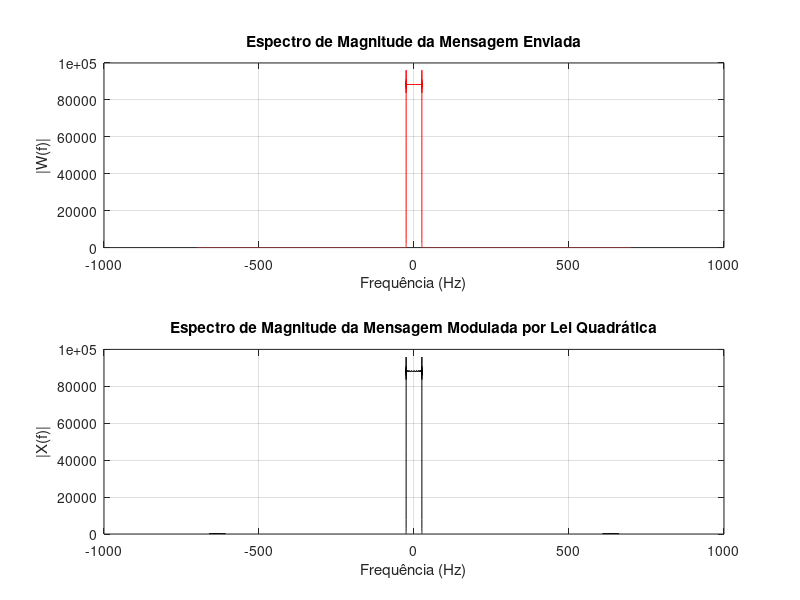

This figure's MATLAB source:
pkg load signal
% Parâmetros
fs = 44100;         % Frequência de amostragem (10 kHz)
Ts = 1/fs;
t_max = 2;              % Tamanho da janela temporal

% Parâmetros da mensagem
B = 800;            % Largura de banda desejada para a mensagem(200 Hz)
Tb = 0.1;

% Tempo de -50 ms a 50 ms
t = -t_max:Ts:t_max;

% Mensagens
A1 = 2;
A2 = 2;
m1 = A1*sin(2*pi * B * t) ./ (pi * t);
m1(t == 0) = 2*A1*B; % Corrigir o ponto onde t == 0 para evitar NaN


m2 = A2*sin(2*pi * B * (t-Tb)) ./ (pi * (t-Tb));
m2(t == Tb) = 2*A2*B; % Corrigir o ponto onde t == 0 para evitar NaN


% Transmissor

% Seno e cosseno demoduladores
fc = 10000;
c = cos(2*pi*fc*t);
s = sin(2*pi*fc*t);

v1 = m1.*c;
v2 = m2.*s;

v = v1 + v2;



% Demodulador

gamma = 0;
phi = pi;
f0 = fc;
c_d = cos(2*pi*(f0+gamma)*t+phi);
s_d = sin(2*pi*(f0+gamma)*t+phi);

x1 = v.*c_d;
x2= v.*s_d;


% Filtro passa-baixas
% Frequências do projeto
Fn = fs/2;
deltaf_2 = 300;
fp = (B + deltaf_2);
fs = (fp + deltaf_2);

%Normalização das frequências do projeto para a função firpm
fs_n = fs/Fn;
fp_n = fp/Fn;

fbe = [0 fp_n fs_n 1];
damps = [1 1 0 0];
M = 400;

b = firpm(M,fbe,damps);                   % impulse response of LPF


%Sinal m demodulado
s1 = 2*filter(b,1,x1);                          % LPF the demodulated signal
s2 = 2*filter(b,1,x2);


% Transformada deFourier
N = length(t);
f = (-N/2:N/2-1) * (fs / N); % Frequências
spectrum_s1 = abs(fftshift(fft(m1)));
spectrum_s2 = abs(fftshift(fft(s1))); % Espectro de magnitude

% Plot do espectro de magnitude
figure;
subplot(2, 1, 1);
plot(f, spectrum_s1,'red');
title('Espectro de Magnitude da Mensagem Enviada');
xlabel('Frequência (Hz)');
ylabel('|W(f)|');
grid on;

subplot(2,1,2);
plot(f, spectrum_s2,'k');
title('Espectro de Magnitude da Mensagem Modulada por Lei Quadrática');
xlabel('Frequência (Hz)');
ylabel('|X(f)|');
grid on;


